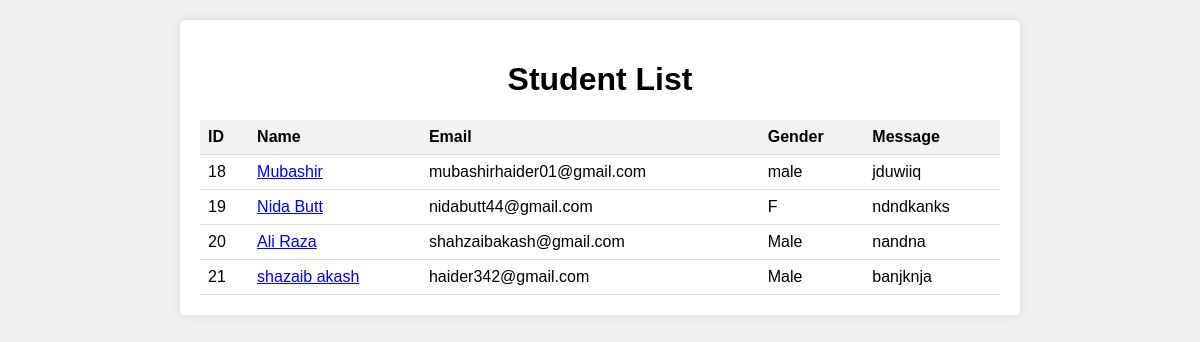
/djangoform/students/, run on an earlier commit of the app's database.
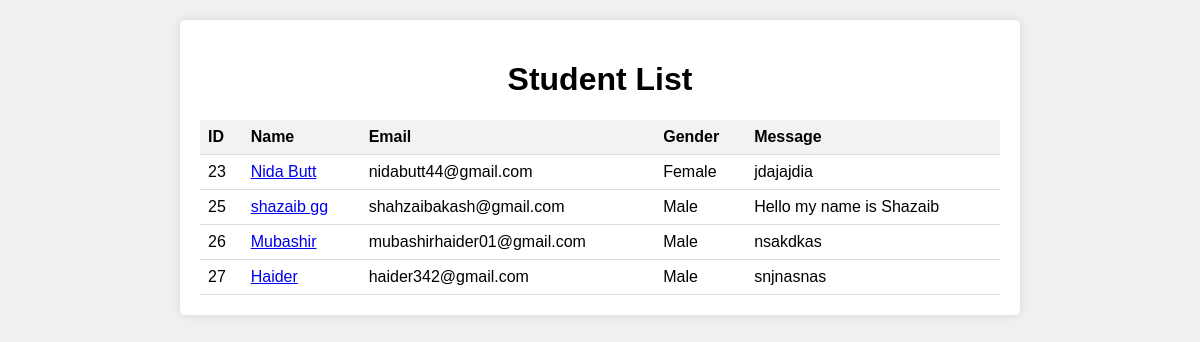
And on a later commit of the database.
### djangoforms/models.py (models this page shows, shortened)
class Student(models.Model):
    name = models.CharField(max_length=50)
    email = models.EmailField(max_length=254, unique=True)
    gender = models.CharField(max_length=50)
    message = models.TextField(null=True, blank=True)
    class Meta:
        verbose_name = ("Student")
        verbose_name_plural = ("Students")

### djangoforms/views.py (the view)
# urls.py: path('students/', student_list, name='students'),
def student_list(request):
    students = Student.objects.all()
    context = {
        'students' : students
    }
    return render(request, 'studentlist.html', context=context)

### djangoforms/templates/studentlist.html (shortened to what this page needs)
<!DOCTYPE html>
<html lang="en">
<head>
    {% load static %}
    <link rel="stylesheet" type="text/css" href="{% static 'css/studentlist.css' %}">
</head>
<body>
    <div class="container">
        <h1>Student List</h1>
        <table>
            <thead>
                <tr>
                    <th>ID</th>
                    <th>Name</th>
                    <th>Email</th>
                    <th>Gender</th>
                    <th>Message</th>
                </tr>
            </thead>
            <tbody>
                {% for student in students %}
                <tr>
                    <td>{{ student.id }}</td>
                    <td><a href="{% url 'student_detail' student.id %}">{{ student.name }}</a></td>
                    <td>{{ student.email }}</td>
                    <td>{{ student.gender }}</td>
                    <td>{{ student.message }}</td>
                </tr>
                {% endfor %}
            </tbody>
        </table>
    </div>
</body>
</html>

### static/css/studentlist.css (style rules this page uses)
body { font-family: Arial, sans-serif; margin: 0; padding: 0; background-color: #f0f0f0; }
.container { max-width: 800px; margin: 20px auto; background-color: #fff; padding: 20px; border-radius: 5px; box-shadow: 0 0 10px rgba(0, 0, 0, 0.1); }
h1 { text-align: center; }
table { width: 100%; border-collapse: collapse; }
th, td { padding: 8px; text-align: left; border-bottom: 1px solid #ddd; }
th { background-color: #f2f2f2; }

What changed in the data, as far as the page shows it:
removed Student: id "18", name "Mubashir", email "mubashirhaider01@gmail.com", gender "male", message "jduwiiq"
removed Student: id "19", name "Nida Butt", email "nidabutt44@gmail.com", gender "F", message "ndndkanks"
removed Student: id "20", name "Ali Raza", email "shahzaibakash@gmail.com", gender "Male", message "nandna"
removed Student: id "21", name "shazaib akash", email "haider342@gmail.com", gender "Male", message "banjknja"
added Student: id "23", name "Nida Butt", email "nidabutt44@gmail.com", gender "Female", message "jdajajdia"
added Student: id "25", name "shazaib gg", email "shahzaibakash@gmail.com", gender "Male", message "Hello my name is Shazaib"
added Student: id "26", name "Mubashir", email "mubashirhaider01@gmail.com", gender "Male", message "nsakdkas"
added Student: id "27", name "Haider", email "haider342@gmail.com", gender "Male", message "snjnasnas"
